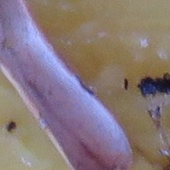
#> input picture Project_DSM/not_olive_fly/IMG_0597 102 referencia.JPG, 170 x 170 px; its folder holds only this picture in this run
$ jupyter execute olive_fly_detection.ipynb
#> lines starting #> are read from the running program, lines starting #| are printed output that depends on the picture; after the words box and inside, x2 and y2 are one past the last pixel; in counts of white or black regions, pixels touching at a corner belong together; long printed decimals are rounded
#> further down, img is the input picture: shape (170, 170, 3); mean B, G, R 121.9, 120.3, 135.9
# Olive Fly Detection using Neural Network

This notebook implements an olive fly detection system using a lightweight neural network.
It includes both training and classification pipelines for detecting olive flies in olive fruit images.

# Introduction

The main goal of this project is to develop a software system capable of detecting olive flies in digital images. To achieve this, a lightweight machine learning model was implemented and evaluated. Lightweight models are particularly advantageous because they require relatively little computational power and memory, making them suitable for deployment on embedded and edge devices. In addition, their low computational complexity enables fast inference, allowing images to be processed efficiently in real-time application.

## 1. Import Required Libraries

[cell 1]
import os
import glob
import cv2
import numpy as np
from skimage.measure import label
from sklearn.neural_network import MLPClassifier

## 2. Image Processing Functions

Before feature extraction can be performed, irrelevant information such as the image background must be separated from the insect. This allows the model to focus only on the object of interest. The preprocessing pipeline consists of several steps. First, the image is converted to grayscale. Next, Otsu thresholding is applied to distinguish the foreground from the background. Morphological closing is then used to fill small gaps and reduce noise in the resulting binary image. Finally, connected-component labeling is performed, and the largest connected region is selected as the insect mask. This mask is subsequently used for feature extraction.

[cell 2]
def extract_foreground_mask(img, kernel_size=9):
    """Extract foreground (olive fruit) from the image."""
#> called with kernel_size = 9
    img_gray = cv2.cvtColor(img, cv2.COLOR_BGR2GRAY).astype(np.uint8)
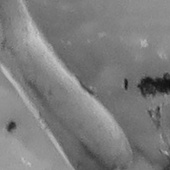
#> img_gray: shape (170, 170); min 15, max 205, mean 125.1
    _, img_bw = cv2.threshold(img_gray, -1, 255, cv2.THRESH_BINARY_INV + cv2.THRESH_OTSU)
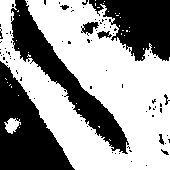
#> img_bw: shape (170, 170); 59% white; 88 black regions (79 under 20 px), largest, box (x1, y1, x2, y2) and area: (0, 61, 75, 170) 4216, (11, 0, 129, 154) 3929, (89, 0, 170, 61) 3165

    kernel = np.ones((kernel_size, kernel_size))
    img_bw_cleaned = cv2.morphologyEx(img_bw, cv2.MORPH_CLOSE, kernel)
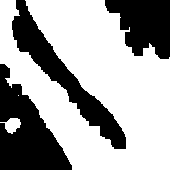
#> img_bw_cleaned: shape (170, 170); 64.3% white; 3 black regions, box (x1, y1, x2, y2) and area: (0, 64, 72, 170) 4061, (12, 0, 126, 149) 3581, (105, 0, 170, 59) 2677

    labels = label(img_bw_cleaned)
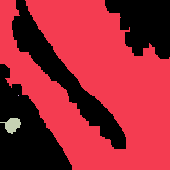
#> labels: shape (170, 170) int64; 4 distinct labels, from 0 to 3; one colour per label, 0 black
    flat_labels = labels.flat
    flat_bw = img_bw_cleaned.flat

    if len(flat_bw) == 0 or np.sum(flat_bw) == 0:
        return np.zeros_like(img_gray)

    label_of_largest_region = np.argmax(np.bincount(flat_labels, weights=flat_bw))
#> label_of_largest_region = 1
    return (labels == label_of_largest_region).astype(np.uint8)
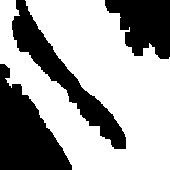
#> returned value: shape (170, 170); values 0 (black) and 1 (white), 63.6% white; 3 black regions

## 3. Features Used for Classification

| Feature | Description | Purpose |
|----------|-------------|----------|
| **Area** | Number of pixels in the foreground mask | Estimates insect size |
| **Aspect Ratio** | Width divided by height of the bounding box | Captures body shape |
| **Mean Saturation** | Average saturation value in HSV color space | Captures color characteristics |

### 3.1 Feature Justification

#### 3.1.1 Area
The **area** is calculated as the number of pixels belonging to the insect in the foreground mask. This feature provides an estimate of the insect's size within the image. Olive flies generally fall within a specific size range, and therefore area can help distinguish them from significantly larger or smaller insects. While image scale and distance from the camera can affect the measured area, it still provides useful information when combined with other features.

#### 3.1.2 Aspect Ratio
The **aspect ratio**  is computed as the width divided by the height of the insect's bounding box. This feature captures the overall shape of the insect. Different insect species often exhibit distinct body proportions; some are more elongated while others appear more compact. By incorporating aspect ratio, the model can use geometric characteristics of the detected object to aid classification.

#### 3.1.3 Mean Saturation
The **mean saturation** is calculated from the saturation channel of the HSV color representation. Unlike grayscale intensity, saturation measures the strength or purity of colors present in the image. Olive flies possess characteristic coloration that may differ from other insects in the dataset. The average saturation therefore provides a simple way of capturing color information, allowing the model to exploit appearance differences that are not reflected in shape or size features.

### 3.1.4 Summary

Individually, each feature provides only limited information about the insect. However, when used together they describe three complementary characteristics: size (area), shape (aspect ratio), and color (mean saturation). This combination allows the neural network to make classification decisions based on multiple aspects of the insect's appearance, improving its ability to distinguish olive flies from non-olive-fly specimens.

[cell 3]
def compute_features(image):
    """Compute feature vector from image."""
    mask = extract_foreground_mask(image)
    area = float(np.sum(mask))
#> area = 18391

    contours, _ = cv2.findContours(mask, cv2.RETR_EXTERNAL, cv2.CHAIN_APPROX_SIMPLE)
#> contours = 1 contour; box (x1, y1, x2, y2) and area: (0, 0, 170, 170) 17870
    if contours:
        c = max(contours, key=cv2.contourArea)
#> c = contour of 329 points, box (x1, y1, x2, y2) (0, 0, 170, 170), area 17870
        x, y, w, h = cv2.boundingRect(c)
#> x = 0; y = 0; w = 170; h = 170
        aspect_ratio = float(w) / float(h) if h > 0 else 1.0
#> aspect_ratio = 1
    else:
        aspect_ratio = 1.0

    hsv = cv2.cvtColor(image, cv2.COLOR_BGR2HSV)
#> hsv: shape (170, 170, 3); mean H, S, V 68.7, 71.1, 146
    saturation_channel = hsv[:, :, 1]
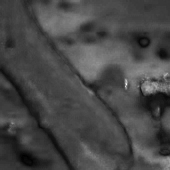
#> saturation_channel: shape (170, 170); min 0, max 248, mean 71.1
    mean_saturation = float(cv2.mean(saturation_channel, mask=mask)[0])
#> mean_saturation = 78.02

    return np.array([area, aspect_ratio, mean_saturation])

## Training Phase

Load training data from the `olive_fly/` and `not_olive_fly/` directories and train the neural network classifier.

[cell 4]
# Prepare training data
X_list, y_list = [], []

print("Reading training data...")

# Load negative samples (no olive fly)
for f in (glob.glob("not_olive_fly/*.JPG") + glob.glob("not_olive_fly/*.jpg")):
    img = cv2.imread(f)
    if img is not None:
        X_list.append(compute_features(img))
        y_list.append(0)

# Load positive samples (contains olive fly)
for f in (glob.glob("olive_fly/*.JPG") + glob.glob("olive_fly/*.jpg")):
    img = cv2.imread(f)
    if img is not None:
        X_list.append(compute_features(img))
        y_list.append(1)

print(f"Loaded {len(X_list)} training samples")
#| Loaded 2 training samples
print(f"Positive samples (olive fly): {sum(y_list)}")
print(f"Negative samples (no olive fly): {len(y_list) - sum(y_list)}")

## 4. Feature Normalization

The three extracted features differ significantly in scale. The area of the detected insect can reach several thousand pixels, whereas the aspect ratio is typically close to one and the mean saturation falls within a much smaller numerical range. Using these values directly would cause the larger features to have a disproportionate effect on the neural network calculations.
To avoid this issue, the features are standardized before being passed to the network:
[
x_{scaled} = \frac{x - \mu}{\sigma}
]
where (\mu) is the mean value of the feature and (\sigma) is its standard deviation. The values stored in X_MEAN and X_STD were calculated from the dataset and are used during inference to transform each feature.
After normalization, all features have a comparable scale, allowing the network to make use of information from size, shape and colour without one feature dominating the others.

[cell 5]
# Convert to numpy arrays
X, y = np.array(X_list), np.array(y_list)
#> X = [[18391, 1, 78.02], [18391, 1, 78.02]]; y = [0, 0]

# Feature Standardization Scaling
X_mean, X_std = X.mean(axis=0), X.std(axis=0)
#> X_mean = [18391, 1, 78.02]; X_std = [0, 0, 0]
X_std[X_std == 0] = 1e-8  # Avoid division by zero
X_scaled = (X - X_mean) / X_std
#> X_scaled = [[0, 0, 0], [0, 0, 0]]

print("Feature statistics:")
print(f"X_mean: {X_mean}")
#| X_mean: [1.83910000e+04 1.00000000e+00 7.80217498e+01]
print(f"X_std: {X_std}")
#| X_std: [1.e-08 1.e-08 1.e-08]

# Train Neural Network: 3 inputs -> 4 hidden neurons -> 1 output
mlp = MLPClassifier(hidden_layer_sizes=(4,), activation='relu', max_iter=5000, random_state=42)
mlp.fit(X_scaled, y)

print("\nNeural Network Training Complete!")

### Extract and Display Model Parameters

Copy these parameters for use in the classification phase:

[cell 6]
print(f"X_MEAN = np.array({list(X_mean)})")
#| X_MEAN = np.array([18391.0, 1.0, 78.022])
print(f"X_STD  = np.array({list(X_std)})")
#| X_STD  = np.array([1e-08, 1e-08, 1e-08])
print(f"W1 = np.array({mlp.coefs_[0].tolist()})")
print(f"B1 = np.array({mlp.intercepts_[0].tolist()})")
print(f"W2 = np.array({mlp.coefs_[1].tolist()})")
print(f"B2 = np.array({mlp.intercepts_[1].tolist()})")

# Store the parameters for later use
MODEL_PARAMS = {
    'X_MEAN': X_mean,
    'X_STD': X_std,
    'W1': mlp.coefs_[0],
    'B1': mlp.intercepts_[0],
    'W2': mlp.coefs_[1],
    'B2': mlp.intercepts_[1]
}

## 5. Neural Network Architecture
The classifier is implemented as a small feedforward neural network. Since only three features are used as input, a simple architecture was considered sufficient for this task. The network receives the area, aspect ratio and mean saturation values and processes them through a hidden layer consisting of four neurons.
The first stage of the forward pass is computed as
[
z_1 = XW_1 + b_1
]
where (W_1) contains the hidden-layer weights and (b_1) contains the corresponding bias values.
A ReLU activation function is then applied:
[
a_1 = \max(0, z_1)
]
This operation replaces negative values with zero while keeping positive values unchanged. Introducing this non-linearity allows the network to learn relationships between the features that would not be possible using only linear transformations.
The hidden layer output is then passed to the final neuron:
[
z_2 = a_1W_2 + b_2
]
The result is converted into a probability using the sigmoid activation function:
[
p = \frac{1}{1 + e^{-z_2}}
]
The output value ranges between 0 and 1 and represents the confidence that the detected object is an olive fly. A threshold of 0.5 is used for classification. Values equal to or above this threshold are classified as olive flies, while lower values are classified as non-olive flies.
The network was intentionally kept small in order to minimise computational requirements while still being able to model non-linear relationships between the extracted features.

[cell 7]
# Use the trained model parameters from above, or paste your own:
X_MEAN = MODEL_PARAMS['X_MEAN']
#> X_MEAN = [18391, 1, 78.02]
X_STD = MODEL_PARAMS['X_STD']
#> X_STD = [1e-08, 1e-08, 1e-08]

W1 = MODEL_PARAMS['W1']
#> W1 = [[-9.38e-10, 0.0747, 0.000553, -4.31e-16], [-0.0174, -0.0174, -0.0683, 0.0256], [-6.53e-16, 0.000137, -0.0975, 0.0896]]
B1 = MODEL_PARAMS['B1']
#> B1 = [1.64, -0.533, -0.589, -0.586]

W2 = MODEL_PARAMS['W2']
#> W2 = [-1.4, 3.46e-30, 1.96e-21, -0.00111]
B2 = MODEL_PARAMS['B2']
#> B2 = [-0.508]

print("Model parameters loaded successfully!")

[cell 8]
def detect_olive_fly(image) -> bool:

    try:
        # 1. Extract and standardize physical attributes
        raw_features = compute_features(image)
#> raw_features = [18391, 1, 78.02]
        scaled_features = (raw_features - X_MEAN) / X_STD
#> scaled_features = [0, 0, 0]

        # 2. Hidden Layer Propagation: Z1 = A1*W1 + B1
        z1 = np.dot(scaled_features, W1) + B1
#> z1 = [1.64, -0.533, -0.589, -0.586]
        a2 = np.maximum(0, z1)  # ReLU non-linear activation function
#> a2 = [1.64, 0, 0, 0]

        # 3. Output Layer Propagation: Z2 = A2*W2 + B2
        z2 = np.dot(a2, W2) + B2
#> z2 = [-2.81]

        # Sigmoid activation function mapping to classification boundaries
        probability = 1 / (1 + np.exp(-np.clip(z2[0], -500, 500)))
#> probability = 0.0569

        return bool(probability >= 0.28)

    except Exception as e:
        print(f"Error in detection: {e}")
        return False

### 6. Evaluation Method
The performance of the classifier is evaluated by comparing the predicted label with the known label of each image in the dataset. The results are grouped into four categories:
True Positives (TP): images containing an olive fly that are correctly classified.
True Negatives (TN): images not containing an olive fly that are correctly classified.
False Positives (FP): images that do not contain an olive fly but are incorrectly classified as one.
False Negatives (FN): images that contain an olive fly but are incorrectly classified as non-olive flies.
Using these values, precision and recall are calculated:
[
Precision = \frac{TP}{TP + FP}
]
[
Recall = \frac{TP}{TP + FN}
]
Precision indicates how reliable positive predictions are. For example, a high precision means that when the model identifies an olive fly, it is usually correct.
Recall measures how many of the actual olive flies are successfully detected. A high recall indicates that only a small number of olive flies are missed by the classifier.
Both metrics are important because they provide different information about the model's performance. A classifier may achieve high precision while missing many olive flies, or achieve high recall while producing many false detections. Considering both metrics gives a more complete assessment of the system.

[cell 9]
def evaluate_model(test_directory, verbose=False):
    """
    Evaluate the model on test data.

    Args:
        test_directory: Path to directory containing test images
        verbose: Print detailed results for each image
    """
    TP, TN, FP, FN = 0, 0, 0, 0

    for filename in glob.glob(test_directory + "/**/*.JPG", recursive=True) + \
                    glob.glob(test_directory + "/**/*.jpg", recursive=True):
        img = cv2.imread(filename)
        if img is None:
            continue

        # Determine ground truth from directory name
        if "not_olive_fly" in filename:
            olive_fly = False
        elif "olive_fly" in filename:
            olive_fly = True
        else:
            print(f"Skipping {filename} - not labeled")
            continue

        detection_result = detect_olive_fly(img)
#> detection_result = False

        # Update confusion matrix
        if olive_fly and detection_result:
            TP += 1
        elif olive_fly and not detection_result:
            FN += 1
        elif not olive_fly and detection_result:
            FP += 1
        else:
            TN += 1

        if verbose:
            result_str = "contains an olive fly" if detection_result else "does not contain an olive fly"
            print(f"{filename} {result_str}")

    print(f"\nConfusion Matrix:")
    print(f"TP: {TP}, TN: {TN}, FP: {FP}, FN: {FN}")

    if (TP + FP) > 0 and (TP + FN) > 0:
        accuracy = (TP + TN) / (TP + TN + FP + FN)
        precision = TP / (TP + FP)
        recall = TP / (TP + FN)
        f1_score = 2 * (precision * recall) / (precision + recall) if (precision + recall) > 0 else 0
        print(f"\nMetrics:")
        print(f"Precision: {precision:.4f}")
        print(f"Recall: {recall:.4f}")
        print(f"F1-Score: {f1_score:.4f}")
        print(f"Accuracy: {accuracy:.4f}")

    return TP, TN, FP, FN
